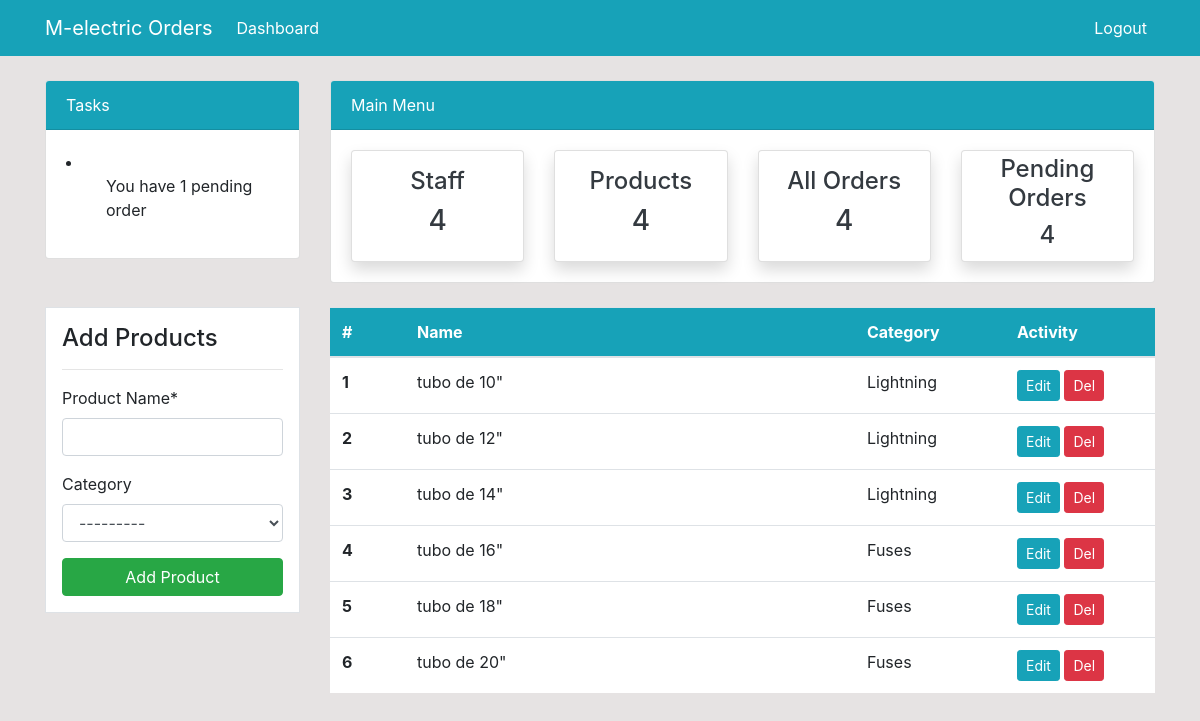
The app's page /products (signed in) with its own data.
### dashboard/models.py (models this page shows, shortened)
class Product(models.Model):
	product_name = models.CharField('Product Name', max_length=100)
	category = models.ForeignKey(Category, blank=True, null=True, on_delete=models.CASCADE)

class Category(models.Model):
	category_name = models.CharField('Category', max_length=50)
	def __str__(self):
		return self.category_name

### dashboard/views.py (the view)
# urls.py: path('products', views.products, name='products'),
@login_required
def products(request):
    products_list = Product.objects.all()
    if request.method == 'POST':
        form = ProductForm(request.POST)
        if form.is_valid:
            form.save()
            return redirect('products')
    else:
        form = ProductForm()
    context = {
        'products_list': products_list,
        'form': form,
    }
    return render(request, 'dashboard/products.html', context)

### dashboard/forms.py
class ProductForm(forms.ModelForm):
    class Meta:
        model = Product
        fields = ['product_name','category']

### templates/dashboard/products.html (shortened to what this page needs)
{% extends 'partials/base.html' %}
{% load crispy_forms_tags %}
{% block content %}
{% include 'partials/topnav.html' %}
    <div class="container">
        <div class="row my-4">
            <div class="col-md-3">
                <div class="border bg-white p-3">
                    <h4>Add Products</h4>
                    <hr>
                    <form method="POST">
                        {{ form|crispy }}
                        <input class="btn btn-success btn-block" type="submit" value="Add Product">
                    </form>
                </div>
            </div>
            <div class="col-md-9">
                <table class="table bg-white">
                    <thead class="bg-info">
                        <tr class="text-white">
                            <th scope="col" class="col-1" >#</th>
                            <th scope="col" class="col-6">Name</th>
                            <th scope="col" class="col-2">Category</th>
                            <th scope="col" class="col-2">Activity</th>
                        </tr>
                    </thead>
                    <tbody>
                    {% for product in products_list %}
                        <tr>
                            <th scope="row">{{ forloop.counter }}</th>
                            <td>{{ product.product_name }}</td>
                            <td>{{ product.category }}</td>
                            <td>
                                <a class="btn btn-info btn-sm" href="{% url 'product-update' product.id %}">Edit</a>
                                <a class="btn btn-danger btn-sm" href="{% url 'product-delete' product.id %}">Del</a>
                            </td>
                        </tr>
                    {% endfor %}
                    </tbody>
                </table>
            </div>
        </div>
    </div>
{% endblock %}

### static/style.css (style rules this page uses)
body { background: rgb(230, 227, 227); }

### records on screen
Product: product_name "tubo de 10\"", category "Lightning"
Product: product_name "tubo de 12\"", category "Lightning"
Product: product_name "tubo de 14\"", category "Lightning"
Product: product_name "tubo de 16\"", category "Fuses"
Product: product_name "tubo de 18\"", category "Fuses"
Product: product_name "tubo de 20\"", category "Fuses"
